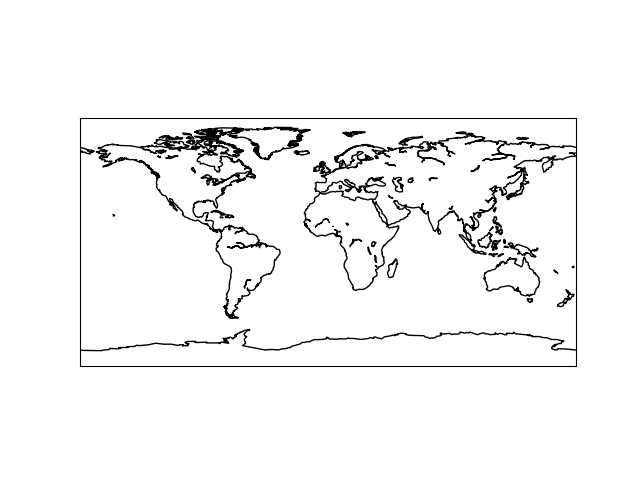

This chart was generated by the following Python code:
from mpl_toolkits.basemap import Basemap
import matplotlib.pyplot as plt
 
map = Basemap()
map.drawcoastlines()
plt.savefig('basemap_demo.png')
